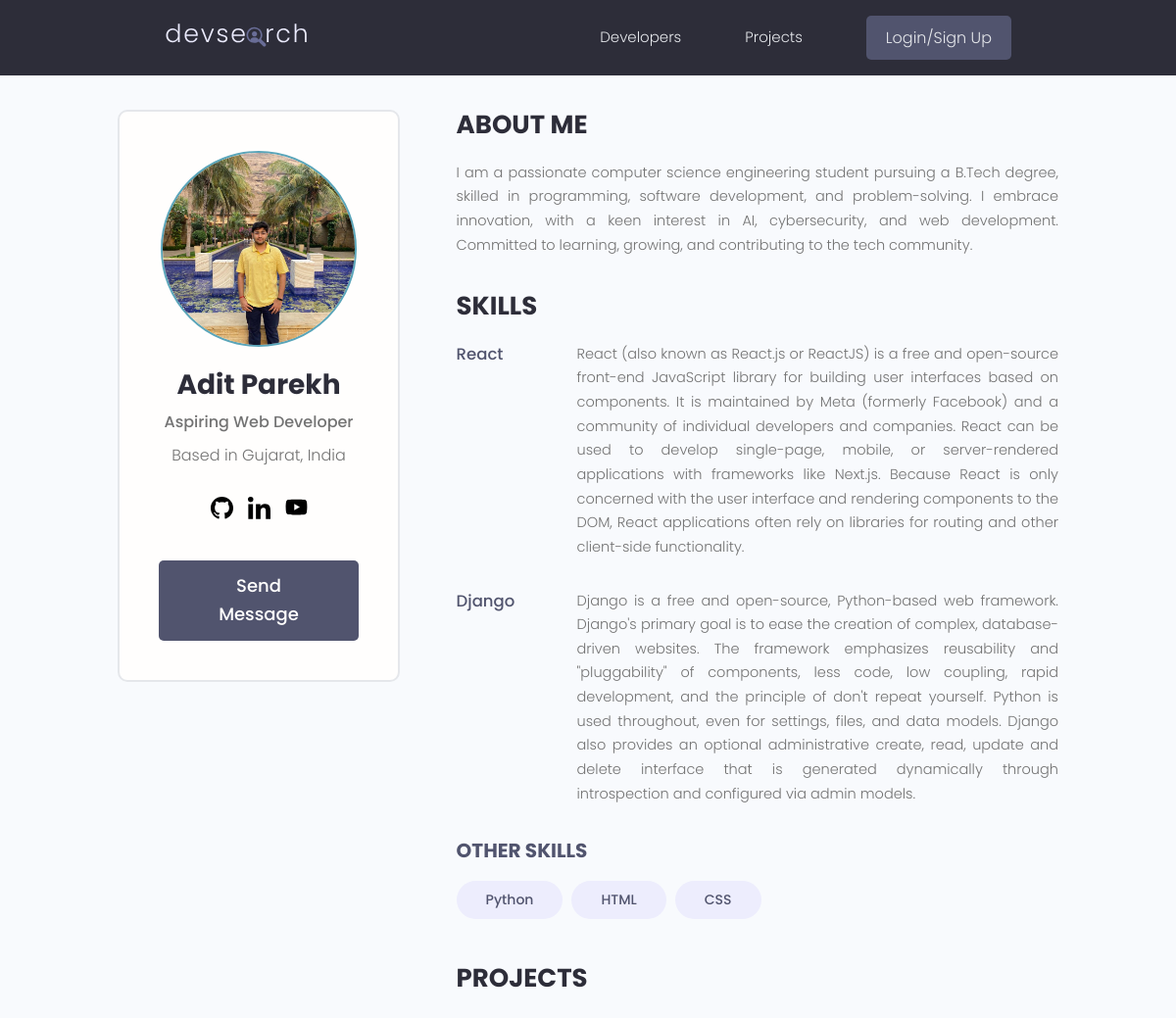
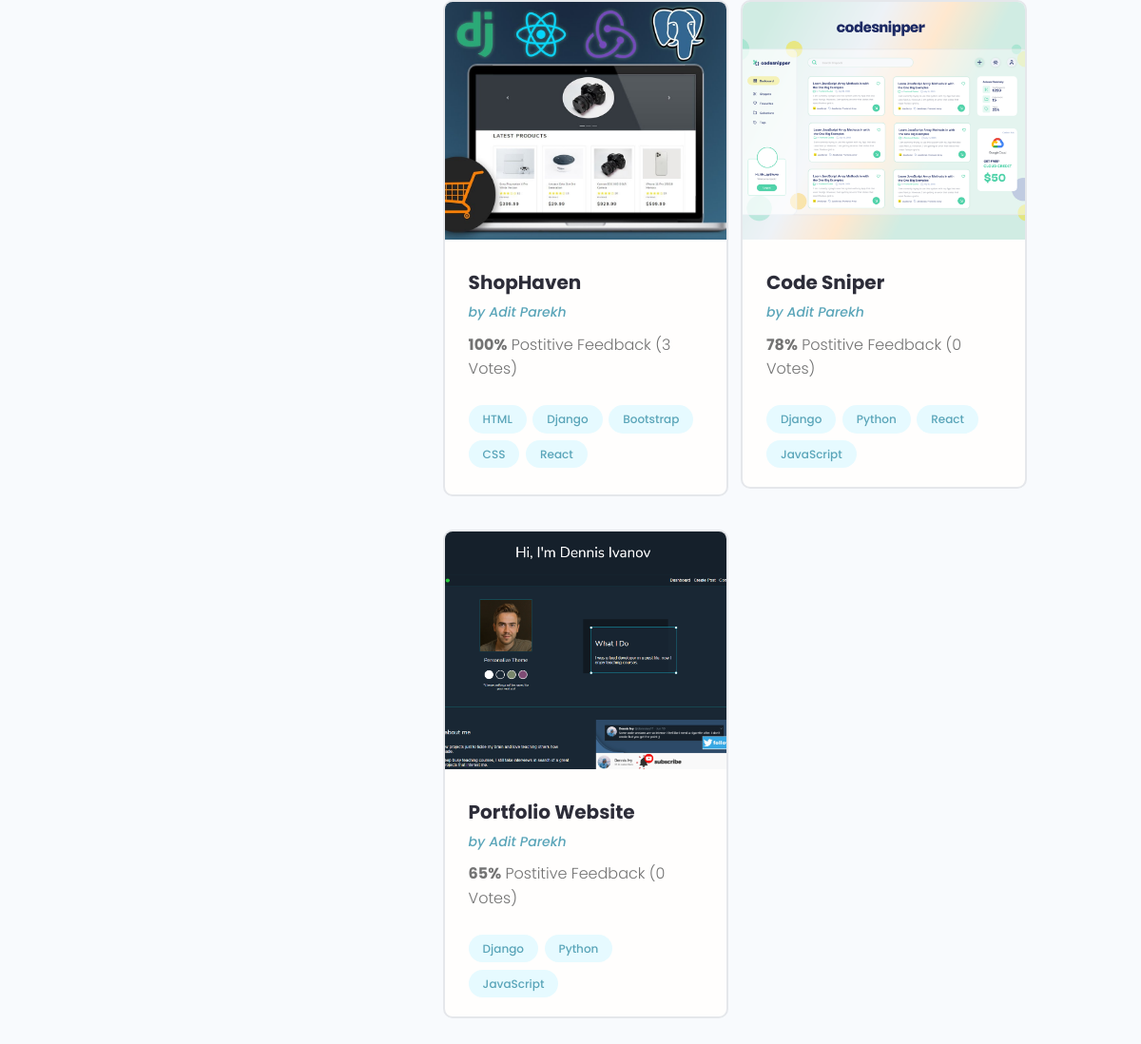
Screenshot of /profile/84111862-67c2-4170-80c0-3a164c8967eb/ with the database file from the repository (2 pictures, top to bottom).
### users/models.py (models this page shows, shortened)
class Profile(models.Model):
    user = models.OneToOneField(
        User, on_delete=models.CASCADE, null=True, blank=True)
    name = models.CharField(max_length=200, blank=True, null=True)
    email = models.EmailField(max_length=500, blank=True, null=True)
    username = models.CharField(max_length=200, blank=True, null=True)
    location = models.CharField(max_length=200, blank=True, null=True)
    short_intro = models.CharField(max_length=200, blank=True, null=True)
    bio = models.TextField(blank=True, null=True)
    profile_image = models.ImageField(
        null=True, blank=True, upload_to='profiles/', default="profiles/user-default.png")
    social_github = models.CharField(max_length=200, blank=True, null=True)
    social_twitter = models.CharField(max_length=200, blank=True, null=True)
    social_linkedin = models.CharField(max_length=200, blank=True, null=True)
    social_youtube = models.CharField(max_length=200, blank=True, null=True)
    social_website = models.CharField(max_length=200, blank=True, null=True)
    created = models.DateTimeField(auto_now_add=True)
    id = models.UUIDField(default=uuid.uuid4, unique=True,
                          primary_key=True, editable=False)
    class Meta:
        ordering = ['created']
    @property
    def imageURL(self):
        try:
            url = self.profile_image.url
        except:
            url = settings.STATIC_URL + 'user-default.jpg'
        return url

class Skill(models.Model):
    owner = models.ForeignKey(Profile, on_delete=models.CASCADE, null=True, blank=True)
    name = models.CharField(max_length=200, blank=True, null=True)
    description = models.TextField(blank=True, null=True)
    created = models.DateTimeField(auto_now_add=True)
    id = models.UUIDField(default=uuid.uuid4, unique=True,
                          primary_key=True, editable=False)
    def __str__(self):
        return str(self.name)

### projects/models.py (models this page shows, shortened)
class Project(models.Model):
    owner = models.ForeignKey(Profile, null=True, blank=True, on_delete=models.CASCADE)
    title = models.CharField(max_length=200)
    description = models.TextField(null=True, blank=True)
    demo_link = models.CharField(max_length=2000, null=True, blank=True)
    source_link = models.CharField(max_length=2000, null=True, blank=True)
    featured_image = models.ImageField(null=True, blank = True)
    tags = models.ManyToManyField('Tag', blank=True)
    vote_total = models.IntegerField(default=0, null=True, blank=True)
    vote_ratio = models.IntegerField(default=0, null=True, blank=True)
    created = models.DateTimeField(auto_now_add=True)
    id = models.UUIDField(default=uuid.uuid4, unique=True, primary_key=True, editable=False)
    class Meta:
        ordering = ['-vote_ratio', '-vote_total', 'title']
    @property
    def imageURL(self):
        try:
            url = self.featured_image.url
        except:
            url = settings.STATIC_URL + 'd.jpg'
        return url

class Tag(models.Model):
    name = models.CharField(max_length=200)
    created = models.DateTimeField(auto_now_add=True)
    id = models.UUIDField(default=uuid.uuid4, unique=True, primary_key=True, editable=False)
    def __str__(self):
        return self.name

### users/views.py (the view)
# urls.py: path('profile/<str:pk>/', views.userProfile, name="user-profile"),
def userProfile(request, pk):
    userObj = Profile.objects.get(id=pk)
    topSkill = userObj.skill_set.exclude(description__exact="")
    otherSkill = userObj.skill_set.filter(description="")
    context = {'userObj':userObj, 'topSkill':topSkill, 'otherSkill':otherSkill}
    return render(request, 'users/user-profile.html', context)

### users/templates/users/user-profile.html (shortened to what this page needs)
{% extends 'main.html'%}
{%load static %}
{% block content %}
<main class="profile my-md">
    <div class="container">
      <div class="layout">
        <div class="column column--1of3">
          <div class="card text-center">
            <div class="card__body dev">
              <img class="avatar avatar--xl" src="{{userObj.imageURL}}" />
              <h2 class="dev__name">{{userObj.name}}</h2>
              <p class="dev__title">{{userObj.short_intro}}</p>
              <p class="dev__location">Based in {{userObj.location}}</p>
              <ul class="dev__social">
                {% if userObj.social_github%}
                <li>
                  <a title="Github" href="{{profile.social_github}}" target="_blank"><img src="{% static 'images/icons/github.svg'%}" alt="" style="width: 23px;"></a>
                </li>
                {% endif %}
                {% if userObj.social_linkedin %}
                <li>
                  <a title="LinkedIn" href="{{profile.social_linkedin}}" target="_blank"><img src="{% static 'images/icons/linkedin.svg'%}" alt="" style="width: 23px;"></a>
                </li>
                {% endif %}
                {% if userObj.social_youtube %}
                <li>
                  <a title="Youtube" href="{{profile.social_youtube}}" target="_blank"><img src="{% static 'images/icons/youtube.svg'%}" alt="" style="width: 23px;"></a>
                </li>
                {% endif %}
              </ul>
              {% if request.user.profile.id != userObj.id %}
                <a href="{% url 'create-message' userObj.id %}" class="btn btn--sub btn--lg">Send Message </a>
              {% endif %}
            </div>
          </div>
        </div>
        <div class="column column--2of3">
          <div class="devInfo">
            <h3 class="devInfo__title">About Me</h3>
            <p class="devInfo__about">
              {{userObj.bio}}
            </p>
          </div>
          <div class="devInfo">
            <h3 class="devInfo__title">Skills</h3>
            <div class="devInfo__skills">
              {% for skill in topSkill %}
              <div class="devSkill">
                <h4 class="devSkill__title">{{skill.name}}</h4>
                <p class="devSkill__info">
                  {{skill.description}}
                </p>
              </div>
              {% endfor %}
              <h3 class="devInfo__subtitle">Other Skills</h3>
              <div class="devInfo__otherSkills">
                {%for otherskill in otherSkill%}
                <span class="tag tag--pill tag--sub tag--lg">
                  <small>{{otherskill}}</small>
                </span>
                {% endfor %}
              </div>
            </div>
          </div>
          <div class="devInfo">
            <h3 class="devInfo__title">Projects</h3>
            <div class="grid grid--two">
              {% for p in userObj.project_set.all %}
              <div class="column">
                <div class="card project">
                  <a href="{% url 'project2' p.id %}" class="project">
                    <img class="project__thumbnail" src="{{p.imageURL}}" alt="" />
                    <div class="card__body">
                      <h3 class="project__title">{{p.title}}</h3>
                      <p><a class="project__author" href="profile.html">by {{userObj.name}}</a></p>
                      <p class="project--rating">
                        <span style="font-weight: bold;">{{p.vote_ratio}}%</span> Postitive
                        Feedback ({{p.vote_total}} Vote{{p.vote_total|pluralize:"s"}})
                      </p>
                      <div class="project__tags">
                        {% for tag in p.tags.all%}
                        <span class="tag tag--pill tag--main">
                          <small>{{tag}}</small>
                        </span>
                        {% endfor %}
                      </div>
                    </div>
                  </a>
                </div>
              </div>
              {% endfor %}
            </div>
          </div>
        </div>
      </div>
    </div>
  </main>
{% endblock %}

### static/styles/app.css (style rules this page uses)
:root { --color-sub: #2d2d39; }
.btn--sub { background-color: var(--color-sub-light); }
.card { border: 2px solid var(--color-light); }
img { width: 100%; }
.profile .card > .dev { padding: 4rem; }
.dev__name { color: var(--color-sub); font-size: 2.8rem; font-weight: 700; margin-top: 1rem; margin-bottom: 0.5rem; }
.dev__title { font-size: 1.6rem; font-weight: 500; line-height: 1.3; }
.dev__location { margin-top: 1rem; }
.dev__social { margin: 3rem 0; list-style: none; display: flex; justify-content: center; gap: 1.5rem; }
.devInfo { margin-bottom: 3rem; }
.devInfo__title, .devInfo__subtitle { font-size: 2.6rem; color: var(--color-sub); text-transform: uppercase; font-weight: 700; margin-bottom: 1.5rem; }
.devInfo__subtitle { font-size: 2rem; color: var(--color-sub-light); }
.devInfo__about, .devSkill__info { font-size: 1.45rem; line-height: 1.7; text-align: justify; }
.devSkill { margin-bottom: 3rem; }
.devSkill__title { font-size: 1.65rem; font-weight: 500; color: var(--color-sub-light); }
@media screen and (min-width: 700px) { .devSkill { display: flex; justify-content: space-between; gap: 3rem; } }
@media screen and (min-width: 700px) { .devSkill__info { flex-basis: 80%; } }
.project__author { font-size: 1.4rem; font-style: italic; }
.project--rating { margin-bottom: 1.6em; margin-top: .5em; }
.project__thumbnail { height: 25rem; object-fit: cover; object-position: top center; }
.project__title { font-size: 2rem; font-weight: 700; color: var(--color-sub); }

### static/uikit/styles/modules/_variables.css (style rules this page uses)
:root { --color-main: #5aa5b9; --color-main-light: #e6faff; --color-sub: #3f4156; --color-sub-light: #51546e; --color-sub-lighter: #ededfd; --color-text: #737373; --color-gray: #8b8b8b; --color-light: #e5e7eb; --color-light-gray: #767676; --color-bg: #f8fafd; --color-white: #fffefd; --color-white-light: #f3f3f3; --color-success: #359e64; --color-success-bg: #def8e8; --color-error: #fc4b0b; --color-error-bg: #fff2ee; --font-base: 'Poppins', arial, helvetica, 'Segoe UI', roboto, ubuntu, sans-serif; --font-monospace: 'Fira Code', 'Courier New', courier, monospace; --font-regular: 300; --font-medium: 500; --font-bold: 700; --generic-shadow: 1px 1px 5px #00000010; --generic-transition: all 0.3s ease-in-out; }

### static/uikit/styles/modules/_base.css (style rules this page uses)
* { margin: 0; padding: 0; box-sizing: border-box; text-rendering: optimizeLegibility; color: inherit; font-size: inherit; }
html { font-size: 50%; }
@media only screen and (min-width: 480px) { html { font-size: 56.25%; } }
@media only screen and (min-width: 1200px) { html { font-size: 62.5%; } }
body { line-height: 1.6; font-weight: 400; font-size: 1.5rem; color: var(--color-text); background-color: var(--color-bg); min-height: 100vh; }

### static/uikit/styles/modules/_typography.css (style rules this page uses)
* { font-family: var(--font-base); }
h2 { font-size: 3.6rem; font-weight: var(--font-bold); }
h3 { font-size: 3.2rem; font-weight: var(--font-medium); }
h4 { font-size: 2.8rem; font-weight: var(--font-medium); }
p, span, strong { font-size: 1.6rem; color: var(--color-text); font-weight: var(--font-regular); }
a { padding-bottom: 2px; text-decoration: none; display: inline-block; color: var(--color-main); font-weight: var(--font-medium); }

### static/uikit/styles/modules/_utilities.css (style rules this page uses)
.container { width: 92%; max-width: 165rem; margin: 0 auto; box-sizing: border-box; }
@media screen and (min-width: 1000px) { .container { width: 90%; } }
@media screen and (min-width: 1200px) { .container { width: 80%; } }
.text-center { text-align: center; }
.my-md { margin: 3rem auto; }

### static/uikit/styles/modules/_avatar.css (style rules this page uses)
.avatar { border-radius: 50%; border: 2px solid var(--color-main); object-fit: cover; }
.avatar--xl { height: 20rem; width: 20rem; }

### static/uikit/styles/modules/_button.css (style rules this page uses)
.btn { display: inline-block; position: relative; cursor: pointer; background-color: var(--color-light); font-weight: var(--font-medium); color: var(--color-sub); text-decoration: none; padding: 1rem 2rem; border-radius: 0.5rem; border: none; width: -webkit-fit-content; width: -moz-fit-content; width: fit-content; height: -webkit-fit-content; height: -moz-fit-content; height: fit-content; font-size: 1.6rem; outline-width: 0; outline-color: transparent; -webkit-backface-visibility: hidden; backface-visibility: hidden; transition: all 0.3s ease-in-out; }
.btn--sub { background-color: var(--color-sub); color: var(--color-white); }
.btn--lg { font-size: 1.8rem; padding: 1.2rem 4.5rem; }

### static/uikit/styles/modules/_card.css (style rules this page uses)
.card { border-radius: 1rem; background-color: var(--color-white); border: 1.5px solid var(--color-light); width: auto; height: auto; margin-top: 0.5rem; margin-bottom: 0.5rem; overflow: hidden; }
.card__body, .card__header { padding: 2rem 2.5rem; }

### rows the page displays
Profile: imageURL (picture), name "Adit Parekh", short_intro "Aspiring Web Developer", location "Gujarat, India", bio "I am a passionate computer science engineering student pursuing a B.Tech degree, skilled in programming, software development, and problem-solving. I embrace innovation, with a keen interest in AI, cybersecurity, and web development. Committed to learning, growing, and contributing to the tech community."
Skill: name "React", description "React (also known as React.js or ReactJS) is a free and open-source front-end JavaScript library for building user interfaces based on components. It is maintained by Meta (formerly Facebook) and a community of individual developers and companies. React can be used to develop single-page, mobile, or server-rendered applications with frameworks like Next.js. Because React is only concerned with the user interface and rendering components to the DOM, React applications often rely on libraries for routing and other client-side functionality."
Skill: name "Django", description "Django is a free and open-source, Python-based web framework. Django's primary goal is to ease the creation of complex, database-driven websites. The framework emphasizes reusability and \"pluggability\" of components, less code, low coupling, rapid development, and the principle of don't repeat yourself. Python is used throughout, even for settings, files, and data models. Django also provides an optional administrative create, read, update and delete interface that is generated dynamically through introspection and configured via admin models."
Skill: name "Python"
Skill: name "HTML"
Skill: name "CSS"
Project: imageURL (picture), title "ShopHaven", vote_ratio "100", vote_total "3"
Tag: name "HTML"
Tag: name "Django"
Tag: name "Bootstrap"
Tag: name "CSS"
Tag: name "React"
Project: imageURL (picture), title "Code Sniper", vote_ratio "78", vote_total "0"
Tag: name "Python"
Tag: name "JavaScript"
Project: imageURL (picture), title "Portfolio Website", vote_ratio "65", vote_total "0"
